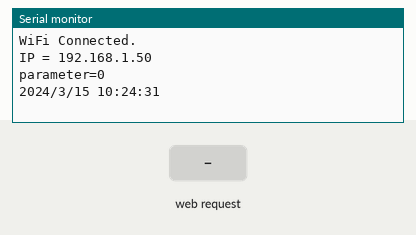
The sketch below on a simulated ESP32-C3. On the bench: the last lines printed to the serial monitor. Inputs (shaded band) come from the test bench. WiFi joins after 1.5 s; servers stay silent unless stated; network time is answered at once with the bench clock; the local clock reads 2024-03-15 10:24:30 at power-on unless the sketch sets it.

Above: at 2.7 s.
2.8 s: HTTP request GET /set?p=1 received
At 4.0 s:
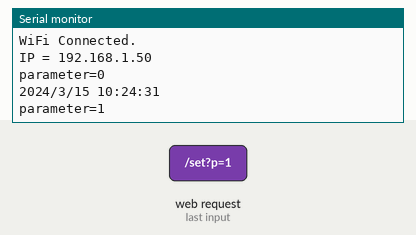
4.3 s: HTTP request GET /set?p=10 received
At 5.3 s:
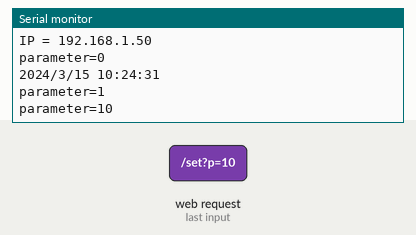

Measured:
- after the input at 2.8 s, the serial monitor: prints a new line at once (image 1)
- after the input at 4.3 s, the serial monitor: prints a new line at once (image 2)

The sketch:

M5StampC3_WebServer_20240506.ino
```cpp
#include <WiFi.h>
#include <WebServer.h>
#include <NTPClient.h>//NTPで使用
#include <WiFiUdp.h>//NTPで使用

WebServer server(80);

// WiFi情報
const char* ssid = "aterm-0dfd8a-g";
const char* pass = "9e6b4a5f07432";
int date_year; // 年
int date_month;// 月
int date_day;  // 日
int date_hour; // 時
int date_minute;// 分
int date_second;// 秒
int8_t parameter = 0;

//NTPサーバー関係
WiFiUDP ntpUDP;
NTPClient timeClient(ntpUDP, "ntp.nict.jp", 9*3600); // NICTのNTPサーバーを使用し、日本標準時(UTC+9)を指定

// ルート画面
void handleRoot(void){
    String html;
    char buffer[20]; // 文字列を格納するためのバッファ

    date_update();

    // HTMLを組み立てる
    html = "<!DOCTYPE html><html><head><meta charset='utf-8'>";
    html += "<title>parameterを1/0する</title></head><body>";
    html += "<p>リンクをクリックするとparameterが1/0します</p>";
    html += "<a href='/set?p=1'>1</a><br>";
    html += "<a href='/set?p=0'>0</a>";
    html += "<form action='set' method='get'>";
    html += "   <select name='p'>";
    html += "     <option value='10'>10</option>";
    html += "     <option value='11'>11</option>";
    html += "   </select>";
    html += "<input type='submit' value='Submit'>";
    html += "</form>";
    sprintf(buffer, "%d/%d/%d %d:%d:%d\r\n",date_year,date_month,date_day,date_hour,date_minute,date_second);
    html += buffer;
    html += "</body></html>";

    // HTMLを出力する
    server.send(200, "text/html", html);
}

// LEDのON/OFF
void handleSET(void){
    String html;

    // 「/led?s=○」のパラメータが指定されているかどうかを確認
    if (server.hasArg("p"))
    {

        html = "<!DOCTYPE html><html><head><meta charset='utf-8'>";
        html += "<title>parameterを1/0する</title></head><body>";

        // 「○」の値に応じて、LEDをON/OFFする
        if (server.arg("p").equals("1")){
            parameter = 1;
            //digitalWrite(4, HIGH);

            html += "<p>parameterを1にしました</p>";
        }else if (server.arg("p").equals("0")){
            parameter = 0;
            html += "<p>parameterを0にしました</p>";
        }else if (server.arg("p").equals("10")){
            parameter = 10;
            html += "<p>parameterを10にしました</p>";
        }else if (server.arg("p").equals("11")){
            parameter = 11;
            html += "<p>parameterを11にしました</p>";

        }else{
            html += "パラメータが正しく指定されていません";

        }

        html += "<a href='#' onclick='history.back(); return false;'>back</a>";
        html += "</body></html>";

        Serial.printf("parameter=%d\r\n",parameter);
    }

    // 変数msgの文字列を送信する
    server.send(200, "text/html", html);
    //server.send(200, "text/plain; charset=utf-8", msg);
}

// 存在しないアドレスが指定された時の処理
void handleNotFound(void){
    server.send(404, "text/plain", "Not Found.");
}

// 初期化
void setup(){
    // シリアルポートの初期化
    Serial.begin(115200);

    // WiFiのアクセスポイントに接続
    WiFi.begin(ssid, pass);
    while (WiFi.status() != WL_CONNECTED) {
        delay(500);
    }
    // ESP32のIPアドレスを出力
    Serial.println("WiFi Connected.");
    Serial.print("IP = ");
    Serial.println(WiFi.localIP());
    Serial.printf("parameter=%d\r\n",parameter);

    // Groveセンサーの初期化
    //pinMode(4, OUTPUT);

    // NTPサーバーに接続
    timeClient.begin();
    timeClient.update();// 時刻の更新
    date_update();
    Serial.printf("%d/%d/%d %d:%d:%d\r\n",date_year,date_month,date_day,date_hour,date_minute,date_second);

    // 処理するアドレスを定義
    server.on("/", handleRoot);
    server.on("/set", handleSET);
    server.onNotFound(handleNotFound);
    server.begin();// Webサーバーを起動
}

void date_update(){
    // Unix時間を取得
    unsigned long unixTime = timeClient.getEpochTime();
    // Unix時間をローカル時間に変換
    struct tm *timeinfo;
    timeinfo = localtime((const time_t *)&unixTime);
    // 日時要素の取得
    date_year = timeinfo->tm_year + 1900; // 年
    date_month = timeinfo->tm_mon + 1;     // 月
    date_day = timeinfo->tm_mday;          // 日
    date_hour = timeinfo->tm_hour;         // 時
    date_minute = timeinfo->tm_min;        // 分
    date_second = timeinfo->tm_sec;        // 秒
}

// 処理ループ
void loop(){
    server.handleClient();
}
```
